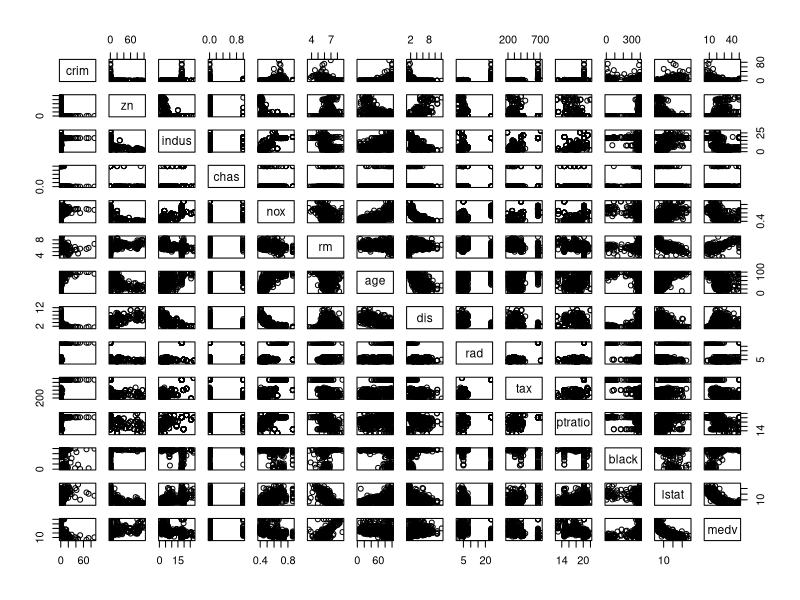
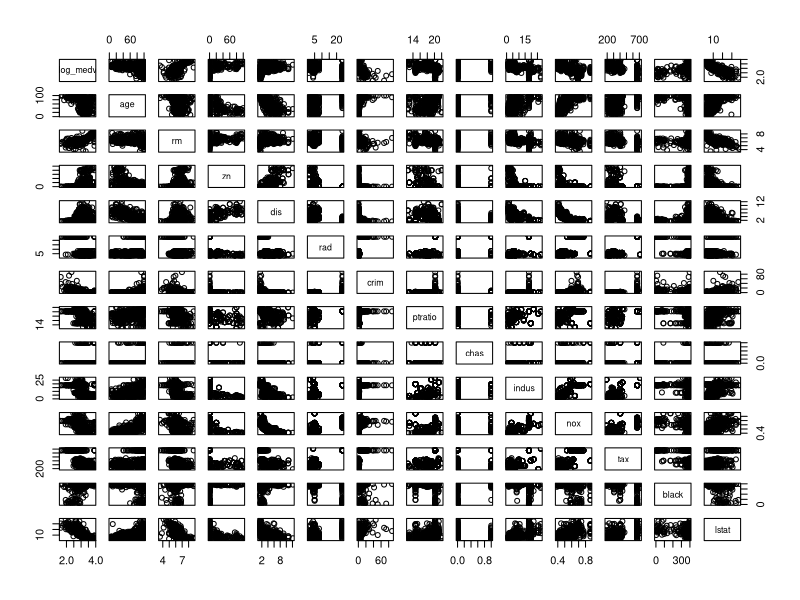
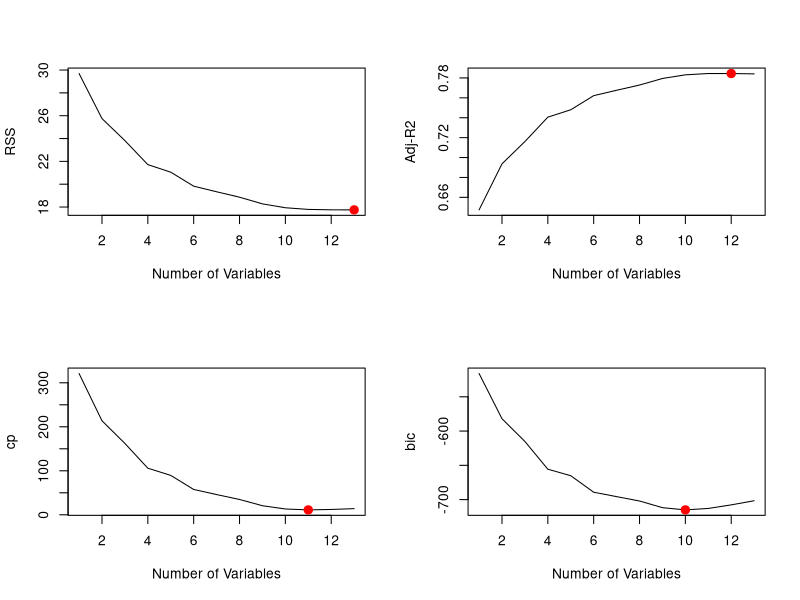

Write the R code that produced these figures, in order. (Note: this script raises an error after producing the figures.)
library(MASS)
data(Boston)
help(Boston)
pairs(Boston)
Boston_log <- Boston
Boston_log$log_medv <- log(Boston$medv)
pairs(Boston_log[c("log_medv", "age", "rm", "zn", "dis", "rad", "crim", 
                   "ptratio", "chas", "indus", "nox", "tax", "black", "lstat")])
cor(Boston_log)
dim(Boston_log)
sum(is.na.data.frame(Boston_log))
sapply(Boston_log,class)
data_len = nrow(Boston_log)
pred_len = ncol(Boston_log)-1

library(leaps)
set.seed(799)
bss.fit = regsubsets(log_medv~.-medv, data = Boston_log, nvmax = 15)
bss.fit.summary = summary(bss.fit) ; bss.fit.summary

par(mfrow=c(2,2))
plot(bss.fit.summary$rss, xlab="Number of Variables",ylab="RSS", type = "l")
which.min(bss.fit.summary$rss)
points(13, bss.fit.summary$rss[13], col ="red",cex =2, pch =20)

plot(bss.fit.summary$adjr2, xlab="Number of Variables",ylab="Adj-R2", type = "l")
which.max(bss.fit.summary$adjr2)
points(12, bss.fit.summary$adjr2[12], col ="red",cex =2, pch =20)

plot(bss.fit.summary$cp, xlab="Number of Variables",ylab="cp", type = "l")
which.min(bss.fit.summary$cp)
points(11, bss.fit.summary$cp[11], col ="red",cex =2, pch =20)

plot(bss.fit.summary$bic, xlab="Number of Variables",ylab="bic", type = "l")
which.min(bss.fit.summary$bic)
points(10, bss.fit.summary$bic[10], col ="red",cex =2, pch =20)

coef(bss.fit, 11)
coef(bss.fit, 10)


# Predict Function for regsubsets()
predict.regsubsets = function(object, newdata, id,...) {
  form = as.formula(object$call[[2]])
  mat = model.matrix(form,newdata)
  coefi = coef(object, id=id)
  xvars = names(coefi)
  mat[,xvars]%*%coefi
}

#dimnames = list(NULL, paste(1:pred_len))
## Cross-Validation using k-fold for Best Subset Selection
k=10
set.seed(799)
folds = sample(1:k, data_len, replace = TRUE)
cv.errors = matrix(NA,k,(pred_len-1))
for (j in 1:k) {
  set.seed(799)
  bss.fit_2 = regsubsets(log_medv~.-medv, data = Boston_log[folds!=j,], 
                         nvmax = pred_len)
  for (i in 1:(pred_len-1)) {
    pred = predict(bss.fit_2, Boston_log[folds==j,], id=i)
    cv.errors[j,i] = mean((Boston_log$log_medv[folds==j]-pred)^2)
  }
}
cv.errors
mean.cv.errors = apply(cv.errors,2,mean)
par(mfrow=c(1,1))
plot(mean.cv.errors, type='b', xlab="Number of Predictors",
     ylab="10-Fold Cross-Validation Error")
min(mean.cv.errors)
which.min(mean.cv.errors)
points(12, mean.cv.errors[12], col ="red",cex =2, pch =20)
coef(bss.fit, 12)
mean.cv.errors

## Best names
bss_coef = coef(bss.fit, 10)
bss_coef_noint = bss_coef[bss_coef[] != 0][-1]
bss_names = names(bss_coef_noint)
bss_params_sum = paste(bss_names, collapse = "+")
bss_params_sum



##### Lasso Regression
x = model.matrix(log_medv~.-medv, data = Boston_log,)[,-1]
y = Boston_log$log_medv
grid = 10^seq(10,-2,length=100)
library(glmnet)

lasso_fit = glmnet(x,y, alpha = 1, lambda = grid)
par(mfrow=c(1,1))
plot(lasso_fit)
set.seed(799)
cv.out = cv.glmnet(x, y, alpha=1)
par(mfrow=c(1,2))
plot(cv.out)
plot(cv.out$lambda,cv.out$cvm, xlab = "Lambda", ylab = "Mean Cross-Validated Error")
bestlam = cv.out$lambda.min ; bestlam
lasso_coef = predict(lasso_fit, type = "coefficients", s=bestlam)[1:14,]
lasso_coef


## Lasso Names
lasso_coef_noint = lasso_coef[lasso_coef[] != 0][-1]
lasso_coef_noint
lasso_names = names(lasso_coef_noint)
lasso_params_sum <- paste(lasso_names, collapse = "+")
lasso_params_sum
lasso_names


## Cross-Validation using k-fold for lasso regression
k=10
set.seed(799)
folds = sample(1:k, data_len, replace = TRUE)
cv.errors_l = rep(NA,k)
for (j in 1:k) {
  x_l = model.matrix(log_medv~.-medv, data = Boston_log[folds!=j,],)[,-1]
  y_l = Boston_log[folds!=j,]$log_medv
  lasso.fit_l = glmnet(x_l,y_l, alpha = 1, lambda = grid)
  set.seed(799)
  cv.out_l = cv.glmnet(x_l, y_l, alpha=1)
  bestlam_l = cv.out_l$lambda.min
  x_l_test = model.matrix(log_medv~.-medv, data = Boston_log[folds==j,],)[,-1]
  y_l_test = Boston_log[folds==j,]$log_medv
  lasso.pred_l = predict(lasso.fit_l, s=bestlam_l, newx = x_l_test)
  cv.errors_l[j] = mean((lasso.pred_l-y_l_test)^2)
}

cv.errors_l
mean_cv.errors_l = mean(cv.errors_l)
mean_cv.errors_l



# calculate R2 and Adj-R2
predicted_values = predict(lasso_fit, s=bestlam, newx = x)
residuals = traindata_omitna$Q46_2 - predicted_values
RSS = sum(residuals^2)
TSS = sum((traindata_omitna$Q46_2 - mean(traindata_omitna$Q46_2))^2)
R.2 = 1-(RSS/TSS) ; R.2
adj.r.2 = 1-((RSS/(479-21-1))*(479-1)/TSS) ; adj.r.2
mean(residuals^2)



##### Final Model
lm.fit = lm(log_medv~crim+chas+nox+rm+dis+rad+tax+ptratio+black+lstat
            , data = Boston_log)
summary(lm.fit)
par(mfrow=c(2,2))
plot(lm.fit)
library(car)
vif(lm.fit)
